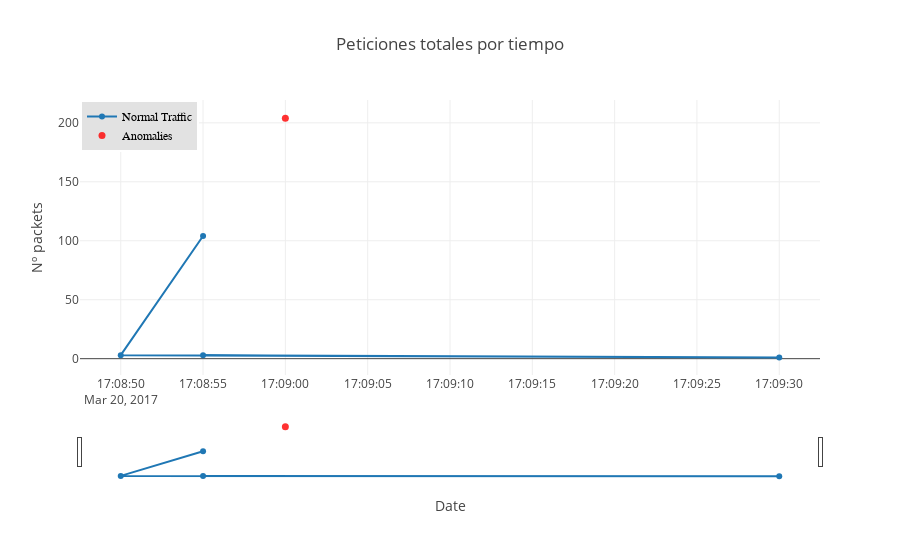

Source (notebook cell):
### Code cell
#Normal Traffic
nor = dataGroup2[(dataGroup2['prediction'] == 1)]['count']
#Anomalies
ano = dataGroup2[(dataGroup2['prediction'] == -1)]['count']


normal = go.Scatter(
    x = dataGroup2[(dataGroup2['prediction'] == 1)]['time'],
    y = nor,
    mode = "lines+markers",
    name = "Normal Traffic"
)


anomalies = dict(
    x=dataGroup2[(dataGroup2['prediction'] == -1)]['time'],
    y=ano,
    name = "Anomalies",
    mode = 'markers',
    marker=Marker(
            size=7,
            symbol= "circle",
            color='rgb(255, 0, 0)'
        ),
    opacity = 0.8)

data = [normal, anomalies]

layout = dict(
    title='Peticiones totales por tiempo',
    xaxis=dict(
        title = 'Date',
        rangeslider=dict(),
        type='date'
    ),
    yaxis=dict(
        title = 'Nº packets'
    ),
    legend=dict(
        x=0,
        y=1,
        traceorder='normal',
        font=dict(
            family='sans-serif',
            size=12,
            color='#000'
        ),
        bgcolor='#E2E2E2',
        bordercolor='#FFFFFF',
        borderwidth=2
    ) 
)

fig = dict(data=data, layout=layout)
iplot(fig, filename = "Peticiones totales por tiempo")

### Figure 1 — Plotly figure (JSON) as saved in the notebook; plotly's stock layout.template omitted (floating-point values rounded to 4 significant figures)
{"data": [{"mode": "lines+markers", "name": "Normal Traffic", "type": "scatter", "x": ["2017-03-20 17:08:55", "2017-03-20 17:09:30", "2017-03-20 17:08:50", "2017-03-20 17:08:55"], "y": [3, 1, 3, 104]}, {"marker": {"color": "rgb(255, 0, 0)", "size": 7, "symbol": "circle"}, "mode": "markers", "name": "Anomalies", "opacity": 0.8, "x": ["2017-03-20 17:09:00"], "y": [204]}], "layout": {"legend": {"bgcolor": "#E2E2E2", "bordercolor": "#FFFFFF", "borderwidth": 2, "font": {"color": "#000", "family": "sans-serif", "size": 12}, "traceorder": "normal", "x": 0, "y": 1}, "title": "Peticiones totales por tiempo", "xaxis": {"rangeslider": {}, "title": "Date", "type": "date"}, "yaxis": {"title": "Nº packets"}}}
